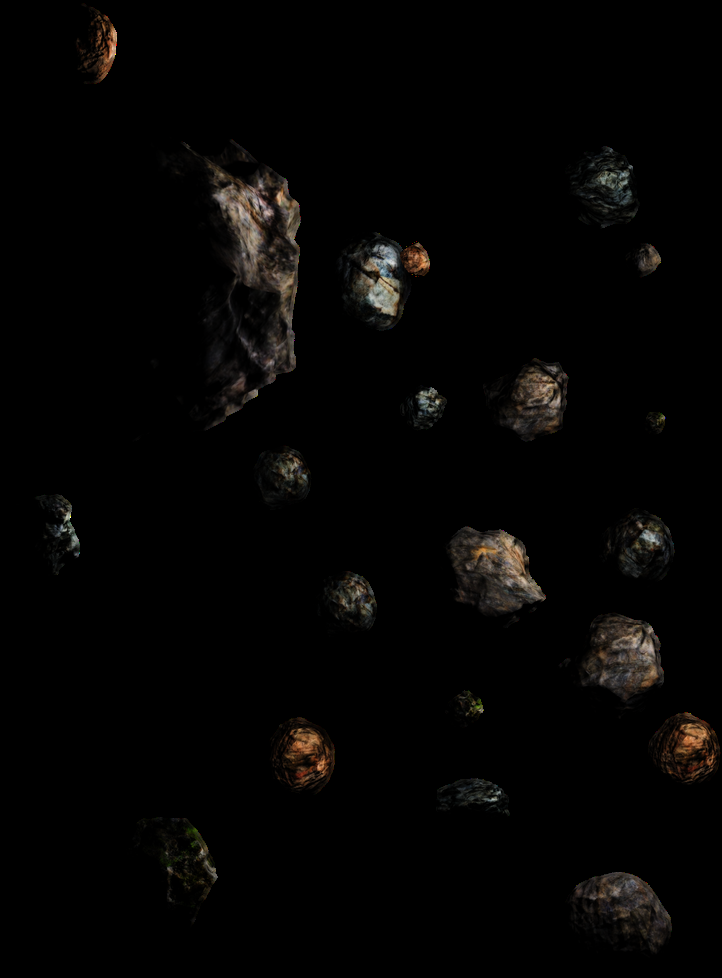
#> input picture images/asteroids2.png, 722 x 978 px, shrunk from 1388 x 1881 before the run
$ python morphology.py
#> lines starting #> are read from the running program, lines starting #| are printed output that depends on the picture; after the words box and inside, x2 and y2 are one past the last pixel; in counts of white or black regions, pixels touching at a corner belong together
import cv2 as cv
import numpy as np
import matplotlib.pyplot as plt
from scipy.ndimage import measurements, morphology

# Статья на Хабре о математической морфологии: https://habr.com/ru/post/113626/

img = cv.imread("../images/asteroids2.png", cv.IMREAD_UNCHANGED)
#> img is the input picture: shape (978, 722, 4); mean B, G, R, A 3.5, 4.2, 4.9, 57
b, g, r, a = cv.split(img)
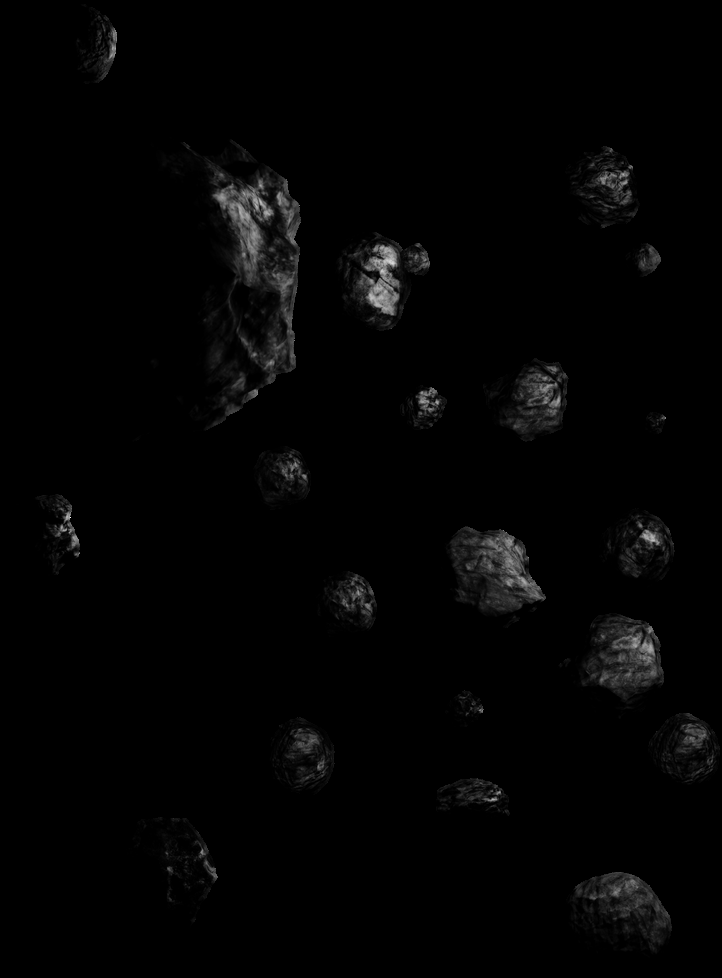
#> b: shape (978, 722); min 0, max 255, mean 3.5
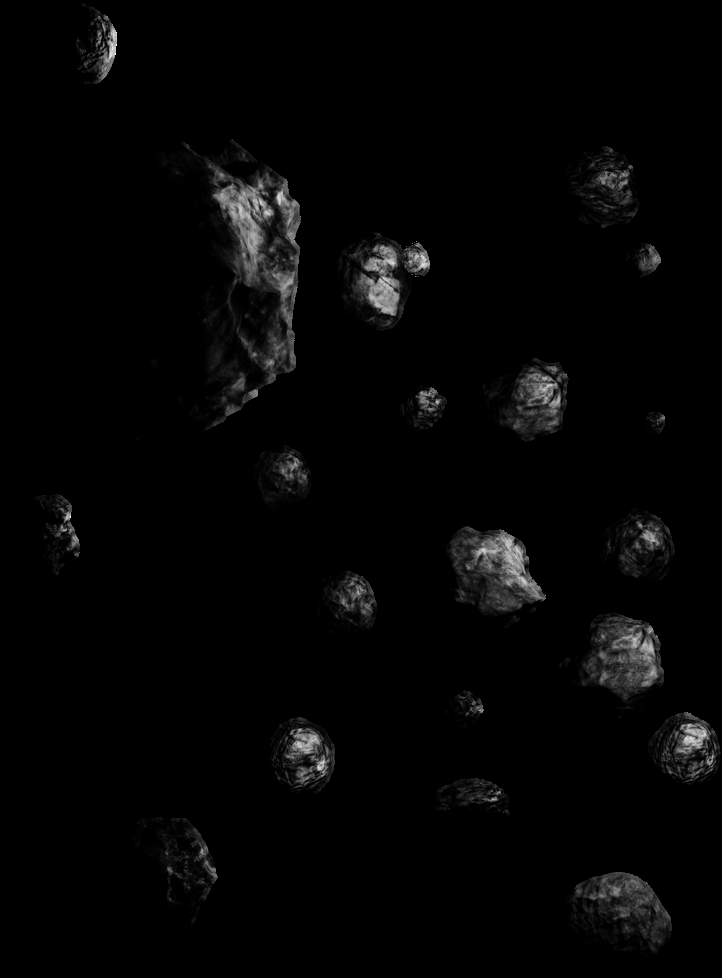
#> r: shape (978, 722); min 0, max 255, mean 4.9
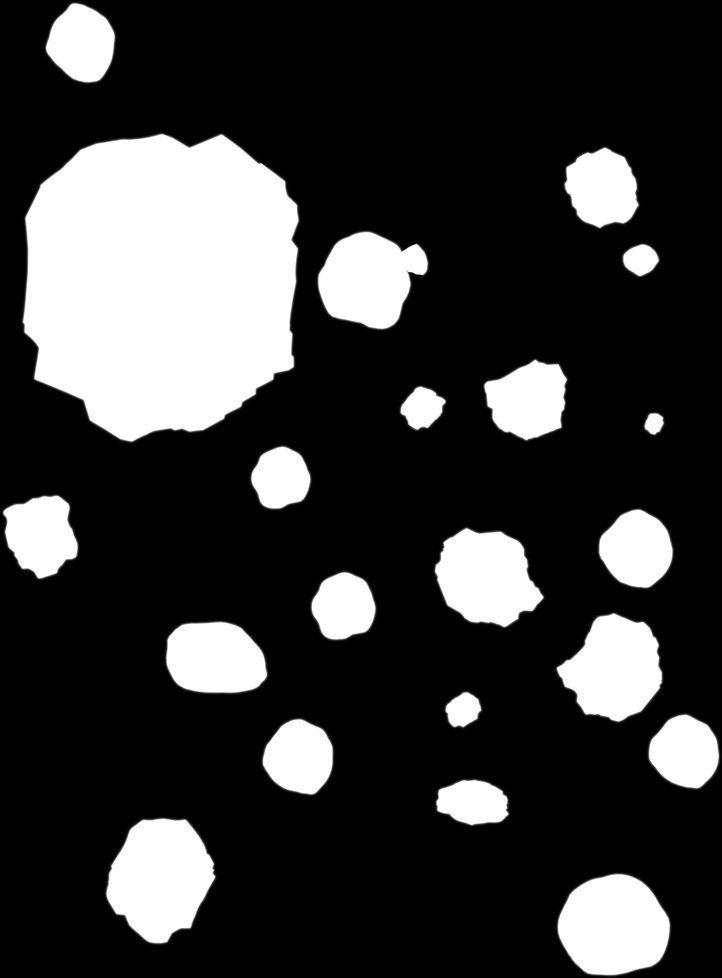
#> a: shape (978, 722); min 0, max 255, mean 57
ret, bin = cv.threshold(a, 128, 255, cv.THRESH_BINARY)
#> bin: shape (978, 722); 22.2% white; 21 white regions, largest, box (x1, y1, x2, y2) and area: (23, 134, 299, 442) 68446, (106, 819, 215, 943) 9691, (558, 874, 670, 975) 8833

# одна из операций морфологии: размыкание (opening)
# размыкание = эрозия, затем сразу же наращивание
bin_open = morphology.binary_opening(bin, np.ones((20,5)), iterations=2)
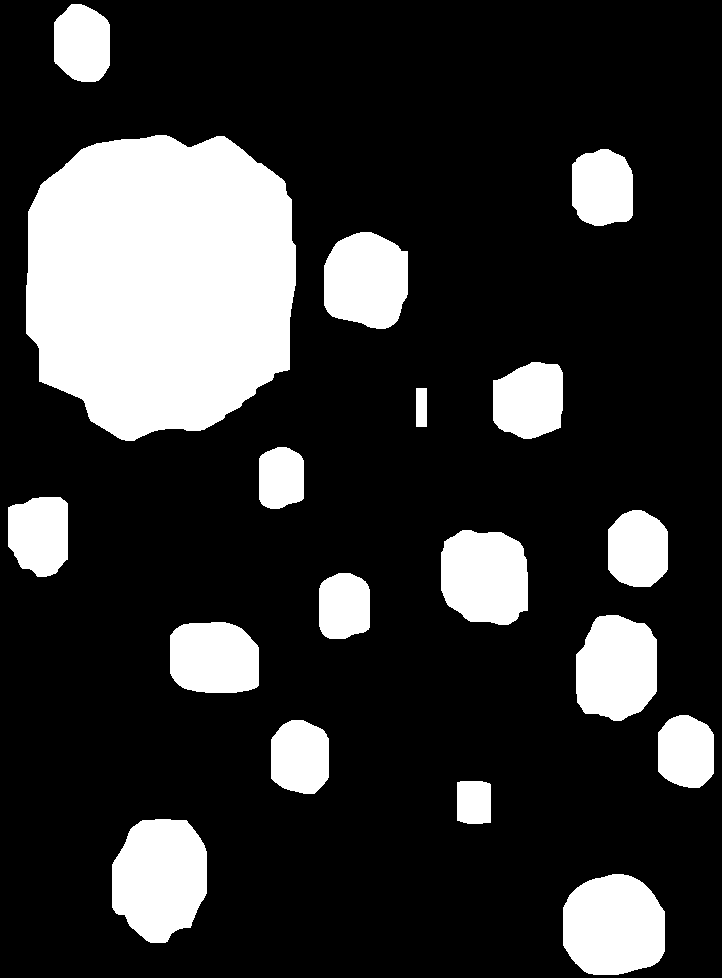
#> bin_open: shape (978, 722) bool; 20.8% white; 18 white regions, largest, box (x1, y1, x2, y2) and area: (26, 135, 296, 441) 67934, (112, 819, 207, 943) 9350, (563, 874, 665, 975) 8573

labels, num = measurements.label(bin_open)
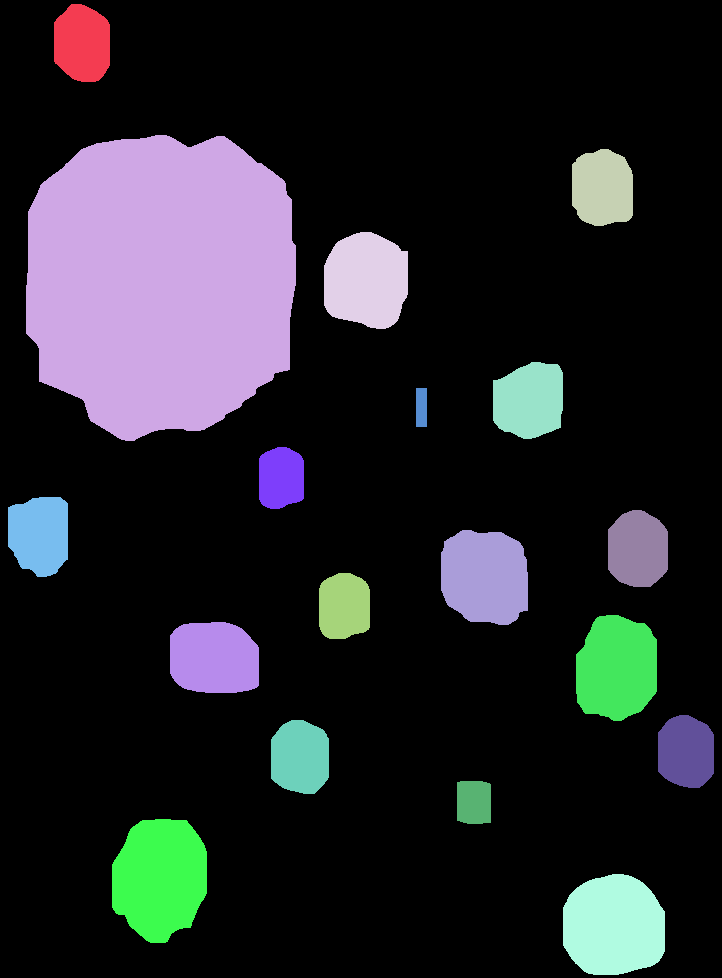
#> labels: shape (978, 722) int32; 19 distinct labels, from 0 to 18; one colour per label, 0 black
#> num = 18
print(num)
#| 18

plt.figure()

plt.subplot(131)
plt.imshow(bin)

plt.subplot(132)
plt.imshow(bin_open)

plt.subplot(133)
plt.imshow(labels)

plt.show()
